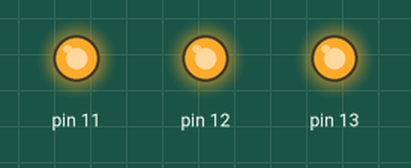
Recording of a sketch running on a simulated Arduino Uno, built with avr-gcc and run on an emulated ATmega328P. Parts: output pins drawn as LEDs (lit = HIGH).

Above: at 0.5 s.
At 1.5 s:
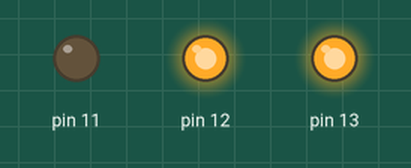
At 2.5 s:
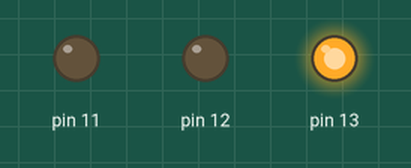
At 3.5 s:
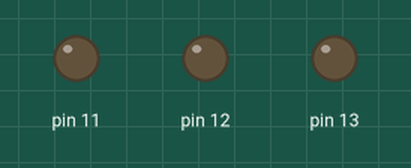
Timing chart, 0 to 5.2 s (numbered marks = the images above):
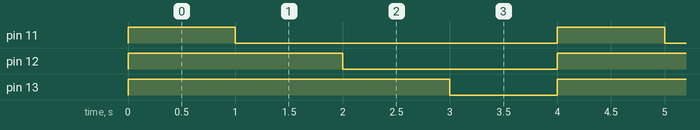

The sketch:

ders_2_led_kontrol_2.ino
```cpp
// Mucit Akademisi Tekrar Notları
// Bu kodun amacı: 11, 12 ve 13 numaralı pinlere bağlı LED'leri aynı anda yakıp,
// ardından 1 saniye aralıklarla sırayla söndürmektir (önce 11, sonra 12, sonra 13).

void setup() {
  pinMode(11, OUTPUT);
  pinMode(12, OUTPUT);
  pinMode(13, OUTPUT);
}

void loop() {
  // LED'leri aynı anda yak
  digitalWrite(11, HIGH);
  digitalWrite(12, HIGH);
  digitalWrite(13, HIGH);

  delay(1000); // 1 saniye bekle

  // LED 11 söndür
  digitalWrite(11, LOW);
  delay(1000);

  // LED 12 söndür
  digitalWrite(12, LOW);
  delay(1000);

  // LED 13 söndür
  digitalWrite(13, LOW);
  delay(1000);
}
```

Measured:
- by itself, pin 11: alternates HIGH for 1.0 s and LOW for 3.0 s
- by itself, pin 12: alternates HIGH for 2.0 s and LOW for 2.0 s
- by itself, pin 13: alternates HIGH for 3.0 s and LOW for 1.0 s
